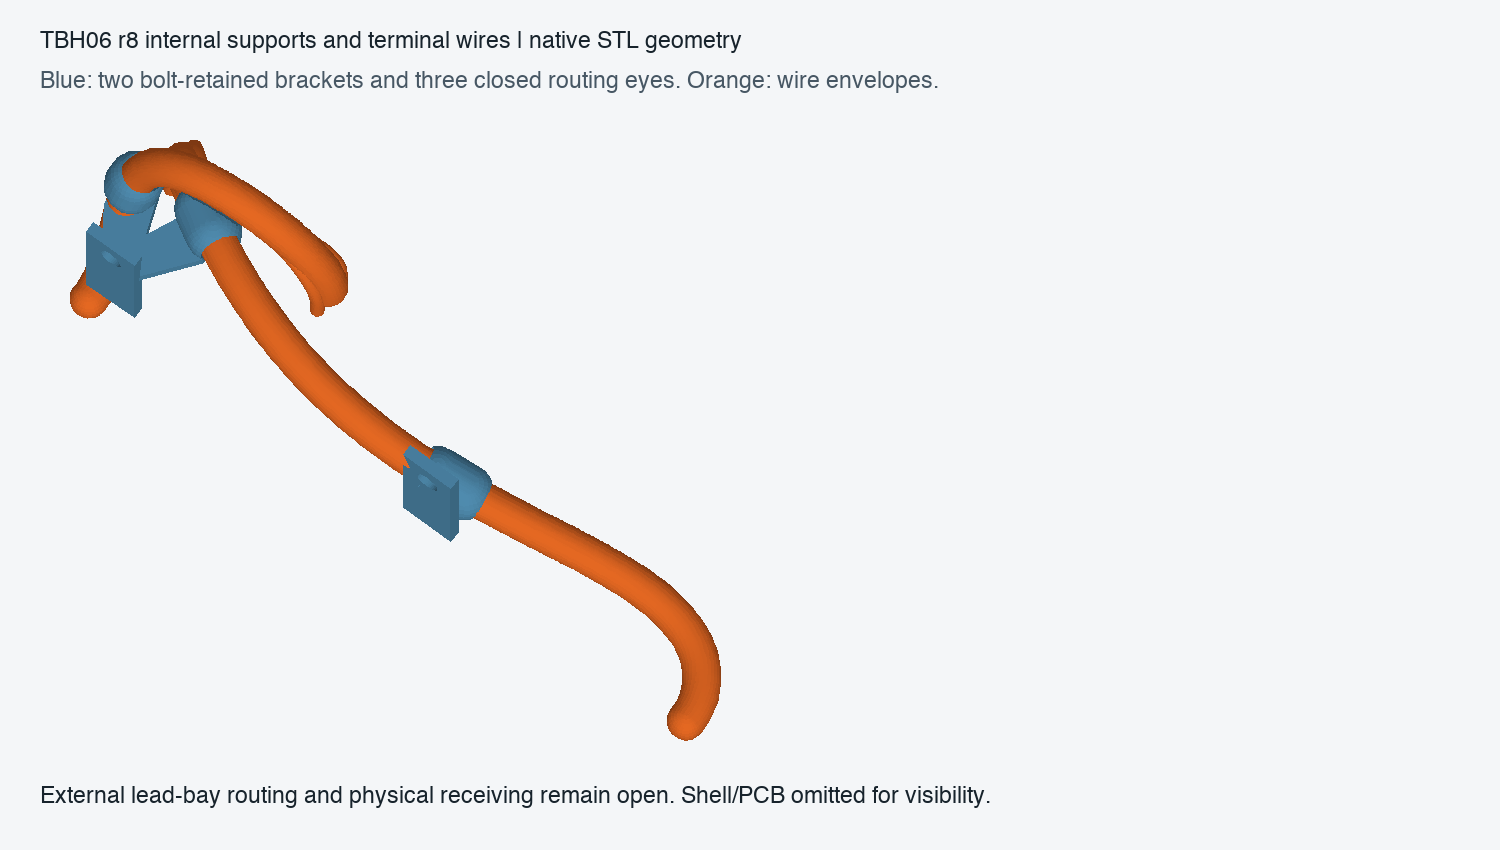

Python code for this plot:
"""Native STL projection for engineering review; no native GUI."""
from pathlib import Path
import numpy as np,trimesh
from PIL import Image,ImageDraw,ImageFont
R=Path(__file__).resolve().parent
img=Image.new('RGB',(1500,850),'#f4f6f8');d=ImageDraw.Draw(img);font=ImageFont.truetype('/System/Library/Fonts/Helvetica.ttc',23)
items=[(trimesh.load_mesh(R/'native/supports/supports.stl'),(80,140,175)),(trimesh.load_mesh(R/'native-terminal/harness/harness.stl'),(230,105,35))]
cam=np.array([-.4,-.3,1.4]);cam/=np.linalg.norm(cam);right=np.cross([0,0,1],cam);right/=np.linalg.norm(right);up=np.cross(cam,right);basis=np.array([right,up,cam]).T
pts=np.concatenate([m.vertices@basis for m,_ in items]);lo=pts.min(0);hi=pts.max(0);scale=min(1350/(hi[0]-lo[0]),600/(hi[1]-lo[1]));faces=[]
for m,c in items:
 pts=m.vertices@basis;pts[:,0]=70+(pts[:,0]-lo[0])*scale;pts[:,1]=140+(hi[1]-pts[:,1])*scale
 light=np.array([-.5,-.4,.76]);shade=.55+.45*np.maximum(0,m.face_normals@light)
 for i,f in enumerate(m.faces):
  if m.face_normals[i]@cam>0:faces.append((pts[f,2].mean(),pts[f,:2],tuple(int(v*shade[i])for v in c)))
for _,p,c in sorted(faces,key=lambda a:a[0]):d.polygon([tuple(v)for v in p],fill=c)
d.text((40,30),'TBH06 r8 internal supports and terminal wires | native STL geometry',font=font,fill='#17232c')
d.text((40,70),'Blue: two bolt-retained brackets and three closed routing eyes. Orange: wire envelopes.',font=font,fill='#475764')
d.text((40,785),'External lead-bay routing and physical receiving remain open. Shell/PCB omitted for visibility.',font=font,fill='#17232c')
img.save(R/'preview.png')
